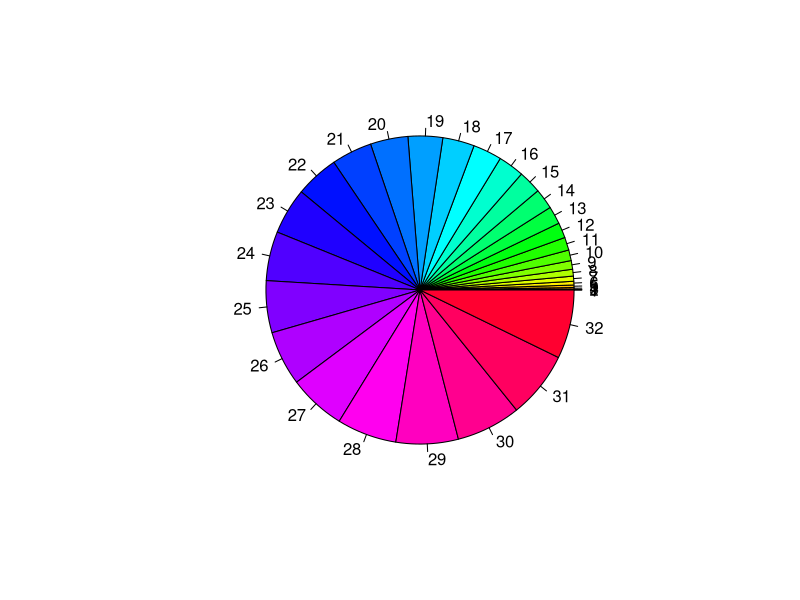

The R source for this figure:
## ---- chunk 1
knitr::opts_chunk$set(echo = TRUE)
## ---- chunk 2
mybirthday = function(n)
{
  #Denominator is 365^n
  logpAc = lfactorial(365)-lfactorial(365-(1:n))-(1:n)*log(365)
  pAc=exp(logpAc)
  #p=1-q
  pA = 1- pAc
  
  names(pA)=1:n
  names(pA)
  
  #number of colors=Number of elements in pA
  pie(pA, col=rainbow(length(pA)))
  
  #rounding the decimals to 2 places
  mat = matrix(c(round(pA,2)), nr=n, nc=1, byrow=FALSE,dimnames=list("Number in room"=1:n, c("pA")))
  as.table(mat)
}

table = mybirthday(32)
## ---- chunk 3
table
